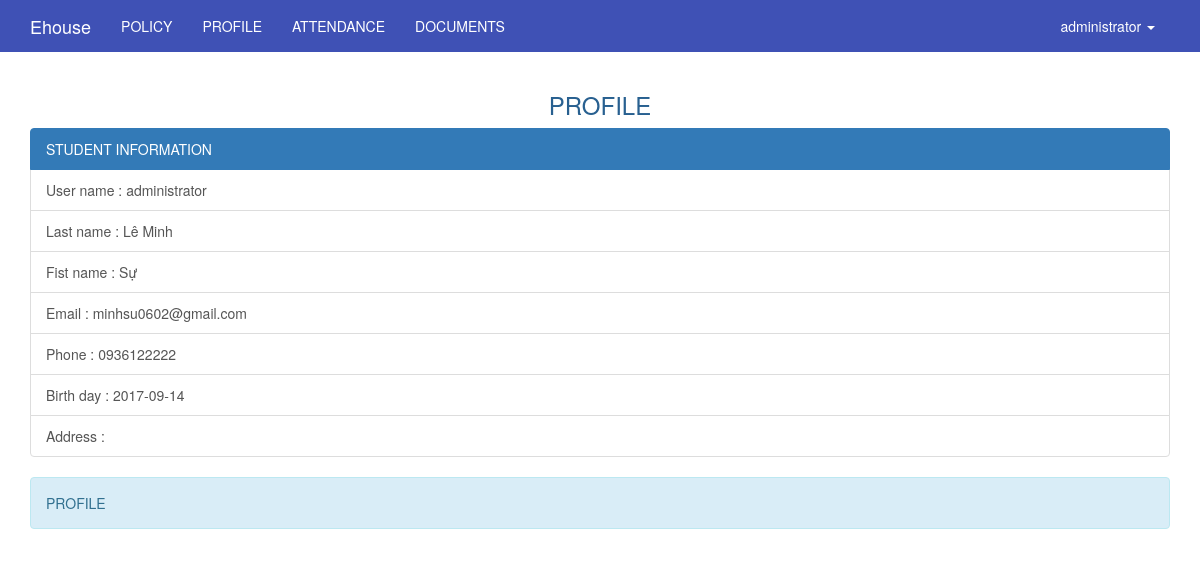
/member/info/profile (signed in), run on the app's committed database.
### tables this page shows
CREATE TABLE `users` (
  `id` int(11) UNSIGNED NOT NULL,
  `ip_address` varchar(15) NOT NULL,
  `username` varchar(100) NOT NULL,
  `password` varchar(255) NOT NULL,
  `salt` varchar(255) DEFAULT NULL,
  `email` varchar(100) NOT NULL,
  `activation_code` varchar(40) DEFAULT NULL,
  `forgotten_password_code` varchar(40) DEFAULT NULL,
  `forgotten_password_time` int(11) UNSIGNED DEFAULT NULL,
  `remember_code` varchar(40) DEFAULT NULL,
  `created_on` int(11) UNSIGNED NOT NULL,
  `last_login` int(11) UNSIGNED DEFAULT NULL,
  `active` tinyint(1) UNSIGNED DEFAULT NULL,
  `first_name` varchar(50) DEFAULT NULL,
  `last_name` varchar(50) DEFAULT NULL,
  `company` varchar(100) DEFAULT NULL,
  `birth_day` varchar(50) NOT NULL,
  `phone` varchar(20) DEFAULT NULL,
  `address` varchar(255) DEFAULT NULL,
  `profile` text,
  `modified_date` datetime DEFAULT NULL
);

### application/controllers/member/Info.php (called while the page is built, shortened)
<?php
class Info extends Admin_Controller {
    function __construct(){
        parent::__construct();
        $this->load->library('ion_auth');
        $this->load->library('postal');
        $this->load->helper('url');
        $this->current_user = $this->ion_auth->user()->row();
        $this->data['current_user'] = $this->current_user;
        $this->data['current_user_menu'] = '';
        $this->load->model('calendar_model');
        $this->load->model('course_model');
    }
    public function profile()
    {
        $this->data['item'] = $this->current_user;
        $this->load->view('member/profile_view', $this->data);
    }
}

### index.php (called while the page is built, shortened)
<?php
require_once BASEPATH.'core/CodeIgniter.php';

### application/helpers/common_helper.php (called while the page is built, shortened)
<?php
	function public_helper($string = '')
	{
		return base_url('public/'.$string);
	}
?>

### application/libraries/Ion_auth.php (called while the page is built, shortened)
<?php  if ( ! defined('BASEPATH')) exit('No direct script access allowed');
class Ion_auth
{
    public function __construct()
    {
        $this->_cache_user_in_group =& $this->ion_auth_model->_cache_user_in_group;
        $this->ion_auth_model->trigger_events('library_constructor');
    }
    public function __call($method, $arguments)
    {
        return call_user_func_array( array($this->ion_auth_model, $method), $arguments);
    }
    public function __get($var)
    {
        return get_instance()->$var;
    }
    public function logged_in()
    {
        $this->ion_auth_model->trigger_events('logged_in');
        return (bool) $this->session->userdata('identity');
    }
    public function in_group($check_group, $id=false, $check_all = false)
    {
        $this->ion_auth_model->trigger_events('in_group');
        return $check_all;
    }
}

### application/libraries/Session.php (called while the page is built, shortened)
<?php if ( ! defined('BASEPATH')) exit('No direct script access allowed');
class Session
{
    protected $sess_namespace = '';
    protected $store = array();
     private function initialize()
     {
        if (isset($_SESSION[$this->sess_namespace]) ) {
            $this->store = $_SESSION[$this->sess_namespace];
        }
        $destroy = false;
        if (!$destroy) {
            return;
        }
    }
    public function userdata($value)
    {
        if (isset($this->store[$value])) {
            return $this->store[$value];
        } else {
            return false;
        }
    }
    public function set_userdata($data = array(), $value = '')
    {
        if (is_string($data)) {
            $data = array($data => $value);
        }
        foreach ($data as $key => $val) {
            $this->store[$key] = $val;
        }
    }
}

### application/models/Ion_auth_model.php (called while the page is built, shortened)
<?php  if ( ! defined('BASEPATH')) exit('No direct script access allowed');
class Ion_auth_model extends CI_Model
{
    public $tables = array();
    public $_ion_where = array();
    public $_ion_select = array();
    public $_ion_limit = NULL;
    public $_ion_offset = NULL;
    public $_ion_order_by = NULL;
    public $_ion_order = NULL;
    protected $response = NULL;
    public function __construct()
    {
        $this->config->load('ion_auth', TRUE);
        $this->tables  = $this->config->item('tables', 'ion_auth');
    }
    public function limit($limit)
    {
        $this->_ion_limit = $limit;
        return $this;
    }
    public function where($where, $value = NULL)
    {
        if (!is_array($where))
        {
            $where = array($where => $value);
        }
        array_push($this->_ion_where, $where);
        return $this;
    }
    public function order_by($by, $order='desc')
    {
        $this->_ion_order_by = $by;
        $this->_ion_order    = $order;
        return $this;
    }
    public function row()
    {
        $row = $this->response->row();
        return $row;
    }
    public function users($groups = NULL)
    {
        if (isset($this->_ion_select) && !empty($this->_ion_select))
        {
            foreach ($this->_ion_select as $select)
            {
                $this->db->select($select);
            }
            $this->_ion_select = array();
        }
        else
        {
            $this->db->select(array(
                $this->tables['users'].'.*',
                $this->tables['users'].'.id as id',
                $this->tables['users'].'.id as user_id'
            ));
        }
        if (isset($this->_ion_where) && !empty($this->_ion_where))
        {
            foreach ($this->_ion_where as $where)
            {
                $this->db->where($where);
            }
            $this->_ion_where = array();
        }
        if (isset($this->_ion_limit) && isset($this->_ion_offset))
        {
            $this->db->limit($this->_ion_limit, $this->_ion_offset);
            $this->_ion_limit  = NULL;
            $this->_ion_offset = NULL;
        }
        else if (isset($this->_ion_limit))
        {
            $this->db->limit($this->_ion_limit);
            $this->_ion_limit  = NULL;
        }
        if (isset($this->_ion_order_by) && isset($this->_ion_order))
        {
            $this->db->order_by($this->_ion_order_by, $this->_ion_order);
            $this->_ion_order    = NULL;
            $this->_ion_order_by = NULL;
        }
        $this->response = $this->db->get($this->tables['users']);
        return $this;
    }
    public function user($id = NULL)
    {
        $id = isset($id) ? $id : $this->session->userdata('user_id');
        $this->users();
        return $this;
    }
}

### application/core/MY_Controller.php (called while the page is built, shortened)
<?php
class Admin_Controller extends MY_Controller
{
	function __construct()
	{
		$current_user = $this->ion_auth->user()->row();
	}
}

### application/views/member/profile_view.php (the view, shortened to what this page needs)
<?php include "header_view.php"; ?>
<div class="container">
	<div class="row">
		<div class="col-lg-12">
			<h3 class="text-center" style="color: #286090">PROFILE</h3>
			<div class="list-group">
				<a href="#" class="list-group-item active">
				STUDENT INFORMATION
				</a>
				<a href="#" class="list-group-item">User name : <?php echo $item->username; ?></a>
				<a href="#" class="list-group-item">Last name : <?php echo $item->last_name; ?></a>
				<a href="#" class="list-group-item">Fist name : <?php echo $item->first_name; ?></a>
				<a href="#" class="list-group-item">Email : <?php echo $item->email; ?></a>
				<a href="#" class="list-group-item">Phone : <?php echo $item->phone; ?></a>
				<a href="#" class="list-group-item">Birth day : <?php echo $item->birth_day; ?></a>
				<a href="#" class="list-group-item">Address : <?php echo $item->address; ?></a>
			</div>
			<div class="alert alert-info">PROFILE</div>
		</div>
	</div>
</div>

### application/views/member/header_view.php (shortened to what this page needs)
    <link rel="stylesheet" href="<?php echo public_helper('lib/bootstrap/css/bootstrap.min.css'); ?>"/>
    <link rel="stylesheet" href="<?php echo public_helper('lib/font-awesome/css/font-awesome.min.css'); ?>"/>
    <link href="<?php echo public_helper('lib/datetime-picker/datetimepicker.css')?>" rel="stylesheet">
    <link rel="stylesheet" href="http://code.jquery.com/ui/1.10.3/themes/smoothness/jquery-ui.css" />
    <link href="https://cdnjs.cloudflare.com/ajax/libs/bootstrap3-dialog/1.34.5/css/bootstrap-dialog.min.css" rel="stylesheet" type="text/css" />
    <link rel="stylesheet" href="<?php echo public_helper('css/admin.css'); ?>" type="text/css" />
<!DOCTYPE html>
<html>
<head>
</head>
<body>
    <nav class="navbar navbar-inverse">
        <div class="container">
            <div class="navbar-header">
                <a class="navbar-brand" href="<?php echo base_url(); ?>" target="_new"><?php echo 'Ehouse'?></a>
            </div>
            <div id="navbar" class="collapse navbar-collapse">
                <ul class="nav navbar-nav">
                    <li><?php echo anchor('member/info/policy','POLICY');?></li>
                    <li><?php echo anchor('member/info/profile','PROFILE');?></li>
                    <li><?php echo anchor('member/info/attendance','ATTENDANCE');?></li>
                    <li><?php echo anchor('member/info/document','DOCUMENTS');?></li>
                </ul>
                <ul class="nav navbar-nav navbar-right">
                    <li class="dropdown">
                        <a href="#" class="dropdown-toggle" data-toggle="dropdown" role="button" aria-expanded="false"><?php echo $this->ion_auth->user()->row()->username;?> <span class="caret"></span></a>
                    </li>
                </ul>
            </div>
        </div>
    </nav>

### public/css/admin.css (style rules this page uses)
.navbar-inverse { background-color: #3F51B5; border-color: #3F51B5; border-radius: inherit; }
.navbar-inverse .navbar-nav>li>a { color: white; }
.navbar-inverse .navbar-brand { color: white; }

### data on the page
users: id+username "administrator", username "administrator", last_name "Lê Minh", first_name "Sự", email "minhsu0602@gmail.com", phone "0936122222", birth_day "2017-09-14"

### other printed values
anchor('member/info/policy','POLICY') "POLICY"
anchor('member/info/profile','PROFILE') "PROFILE"
anchor('member/info/attendance','ATTENDANCE') "ATTENDANCE"
anchor('member/info/document','DOCUMENTS') "DOCUMENTS"
